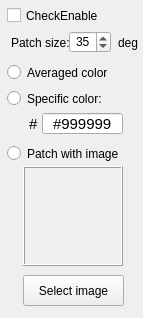
<?xml version="1.0" encoding="UTF-8"?>
<ui version="4.0">
 <class>NadirZenithWidgetClass</class>
 <widget class="QWidget" name="NadirZenithWidgetClass">
  <property name="geometry">
   <rect>
    <x>0</x>
    <y>0</y>
    <width>143</width>
    <height>318</height>
   </rect>
  </property>
  <property name="windowTitle">
   <string>Form</string>
  </property>
  <widget class="QCheckBox" name="checkEnable">
   <property name="geometry">
    <rect>
     <x>7</x>
     <y>7</y>
     <width>91</width>
     <height>17</height>
    </rect>
   </property>
   <property name="text">
    <string>CheckEnable</string>
   </property>
  </widget>
  <widget class="QRadioButton" name="radioColor">
   <property name="geometry">
    <rect>
     <x>7</x>
     <y>90</y>
     <width>141</width>
     <height>17</height>
    </rect>
   </property>
   <property name="text">
    <string>Specific color:</string>
   </property>
   <attribute name="buttonGroup">
    <string notr="true">radioBnGroup</string>
   </attribute>
  </widget>
  <widget class="QRadioButton" name="radioAverage">
   <property name="geometry">
    <rect>
     <x>7</x>
     <y>64</y>
     <width>151</width>
     <height>17</height>
    </rect>
   </property>
   <property name="text">
    <string>Averaged color</string>
   </property>
   <attribute name="buttonGroup">
    <string notr="true">radioBnGroup</string>
   </attribute>
  </widget>
  <widget class="QRadioButton" name="radioImage">
   <property name="geometry">
    <rect>
     <x>7</x>
     <y>145</y>
     <width>111</width>
     <height>17</height>
    </rect>
   </property>
   <property name="text">
    <string>Patch with image:</string>
   </property>
   <attribute name="buttonGroup">
    <string notr="true">radioBnGroup</string>
   </attribute>
  </widget>
  <widget class="QFrame" name="frameImage">
   <property name="geometry">
    <rect>
     <x>23</x>
     <y>166</y>
     <width>100</width>
     <height>100</height>
    </rect>
   </property>
   <property name="frameShape">
    <enum>QFrame::Box</enum>
   </property>
   <property name="frameShadow">
    <enum>QFrame::Raised</enum>
   </property>
  </widget>
  <widget class="QPushButton" name="bnSelectImage">
   <property name="geometry">
    <rect>
     <x>23</x>
     <y>275</y>
     <width>101</width>
     <height>31</height>
    </rect>
   </property>
   <property name="text">
    <string>Select image</string>
   </property>
  </widget>
  <widget class="QLineEdit" name="editColor">
   <property name="geometry">
    <rect>
     <x>42</x>
     <y>113</y>
     <width>81</width>
     <height>21</height>
    </rect>
   </property>
   <property name="font">
    <font>
     <family>MS Shell Dlg 2</family>
     <pointsize>11</pointsize>
     <weight>50</weight>
     <italic>false</italic>
     <bold>false</bold>
     <kerning>false</kerning>
    </font>
   </property>
   <property name="text">
    <string>#999999</string>
   </property>
   <property name="maxLength">
    <number>7</number>
   </property>
   <property name="alignment">
    <set>Qt::AlignCenter</set>
   </property>
  </widget>
  <widget class="QLabel" name="label1">
   <property name="geometry">
    <rect>
     <x>29</x>
     <y>116</y>
     <width>16</width>
     <height>16</height>
    </rect>
   </property>
   <property name="font">
    <font>
     <pointsize>11</pointsize>
    </font>
   </property>
   <property name="text">
    <string>#</string>
   </property>
  </widget>
  <widget class="QSpinBox" name="spinAngle">
   <property name="geometry">
    <rect>
     <x>69</x>
     <y>31</y>
     <width>42</width>
     <height>22</height>
    </rect>
   </property>
   <property name="alignment">
    <set>Qt::AlignCenter</set>
   </property>
   <property name="minimum">
    <number>1</number>
   </property>
   <property name="maximum">
    <number>180</number>
   </property>
   <property name="singleStep">
    <number>3</number>
   </property>
   <property name="value">
    <number>35</number>
   </property>
  </widget>
  <widget class="QLabel" name="label2">
   <property name="geometry">
    <rect>
     <x>11</x>
     <y>33</y>
     <width>61</width>
     <height>20</height>
    </rect>
   </property>
   <property name="text">
    <string>Patch size:</string>
   </property>
   <property name="alignment">
    <set>Qt::AlignLeading|Qt::AlignLeft|Qt::AlignVCenter</set>
   </property>
  </widget>
  <widget class="QLabel" name="label3">
   <property name="geometry">
    <rect>
     <x>118</x>
     <y>33</y>
     <width>41</width>
     <height>20</height>
    </rect>
   </property>
   <property name="text">
    <string>deg</string>
   </property>
  </widget>
 </widget>
 <resources/>
 <connections>
  <connection>
   <sender>checkEnable</sender>
   <signal>stateChanged(int)</signal>
   <receiver>NadirZenithWidgetClass</receiver>
   <slot>OnSettingsChanged()</slot>
   <hints>
    <hint type="sourcelabel">
     <x>47</x>
     <y>19</y>
    </hint>
    <hint type="destinationlabel">
     <x>52</x>
     <y>48</y>
    </hint>
   </hints>
  </connection>
  <connection>
   <sender>radioAverage</sender>
   <signal>toggled(bool)</signal>
   <receiver>NadirZenithWidgetClass</receiver>
   <slot>OnSettingsChanged()</slot>
   <hints>
    <hint type="sourcelabel">
     <x>135</x>
     <y>22</y>
    </hint>
    <hint type="destinationlabel">
     <x>69</x>
     <y>73</y>
    </hint>
   </hints>
  </connection>
  <connection>
   <sender>radioColor</sender>
   <signal>toggled(bool)</signal>
   <receiver>NadirZenithWidgetClass</receiver>
   <slot>OnSettingsChanged()</slot>
   <hints>
    <hint type="sourcelabel">
     <x>174</x>
     <y>53</y>
    </hint>
    <hint type="destinationlabel">
     <x>94</x>
     <y>88</y>
    </hint>
   </hints>
  </connection>
  <connection>
   <sender>editColor</sender>
   <signal>textChanged(QString)</signal>
   <receiver>NadirZenithWidgetClass</receiver>
   <slot>OnSettingsChanged()</slot>
   <hints>
    <hint type="sourcelabel">
     <x>193</x>
     <y>78</y>
    </hint>
    <hint type="destinationlabel">
     <x>215</x>
     <y>86</y>
    </hint>
   </hints>
  </connection>
  <connection>
   <sender>radioImage</sender>
   <signal>toggled(bool)</signal>
   <receiver>NadirZenithWidgetClass</receiver>
   <slot>OnSettingsChanged()</slot>
   <hints>
    <hint type="sourcelabel">
     <x>265</x>
     <y>23</y>
    </hint>
    <hint type="destinationlabel">
     <x>257</x>
     <y>72</y>
    </hint>
   </hints>
  </connection>
  <connection>
   <sender>spinAngle</sender>
   <signal>valueChanged(int)</signal>
   <receiver>NadirZenithWidgetClass</receiver>
   <slot>OnSettingsChanged()</slot>
   <hints>
    <hint type="sourcelabel">
     <x>540</x>
     <y>21</y>
    </hint>
    <hint type="destinationlabel">
     <x>541</x>
     <y>45</y>
    </hint>
   </hints>
  </connection>
  <connection>
   <sender>bnSelectImage</sender>
   <signal>clicked()</signal>
   <receiver>NadirZenithWidgetClass</receiver>
   <slot>OnSelectImageClicked()</slot>
   <hints>
    <hint type="sourcelabel">
     <x>293</x>
     <y>51</y>
    </hint>
    <hint type="destinationlabel">
     <x>313</x>
     <y>73</y>
    </hint>
   </hints>
  </connection>
  <connection>
   <sender>editColor</sender>
   <signal>editingFinished()</signal>
   <receiver>NadirZenithWidgetClass</receiver>
   <slot>OnColorEditingFinished()</slot>
   <hints>
    <hint type="sourcelabel">
     <x>165</x>
     <y>72</y>
    </hint>
    <hint type="destinationlabel">
     <x>147</x>
     <y>88</y>
    </hint>
   </hints>
  </connection>
  <connection>
   <sender>editColor</sender>
   <signal>textChanged(QString)</signal>
   <receiver>NadirZenithWidgetClass</receiver>
   <slot>OnColorTextChanged()</slot>
   <hints>
    <hint type="sourcelabel">
     <x>178</x>
     <y>71</y>
    </hint>
    <hint type="destinationlabel">
     <x>119</x>
     <y>85</y>
    </hint>
   </hints>
  </connection>
 </connections>
 <slots>
  <slot>OnSettingsChanged()</slot>
  <slot>OnSelectImageClicked()</slot>
  <slot>OnColorEditingFinished()</slot>
  <slot>OnColorTextChanged()</slot>
 </slots>
 <buttongroups>
  <buttongroup name="radioBnGroup"/>
 </buttongroups>
</ui>
